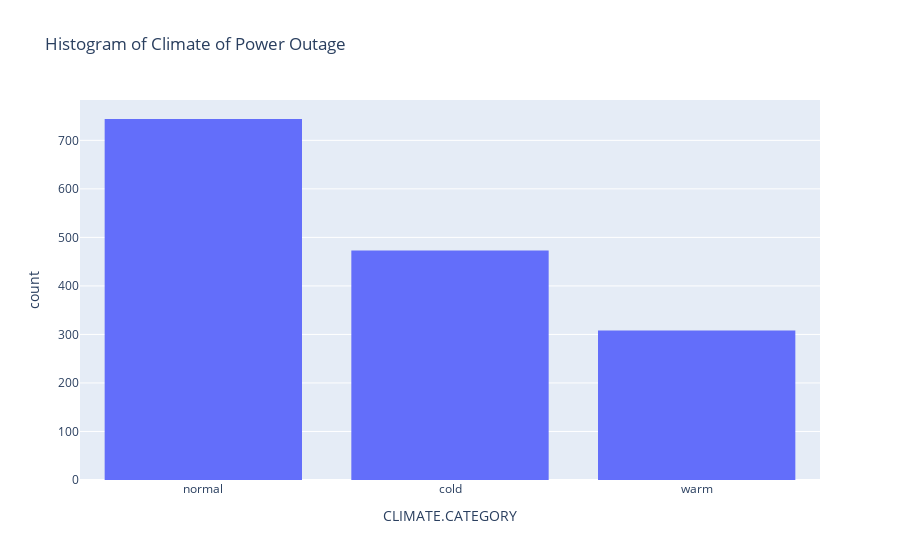

Notebook source saved alongside this figure:
### Code cell
fig2 = px.histogram(df_no_unit, x='CLIMATE.CATEGORY', nbins=30, title='Histogram of Climate of Power Outage')
fig2.show()

### Figure 1 — Plotly figure (JSON) as saved in the notebook; plotly's stock layout.template omitted (floating-point values rounded to 4 significant figures; data arrays with more than 128 entries replaced by an {"elided": "..."} marker saying what was removed)
{"data": [{"alignmentgroup": "True", "bingroup": "x", "hovertemplate": "CLIMATE.CATEGORY=%{x}<br>count=%{y}<extra></extra>", "legendgroup": "", "marker": {"color": "#636efa", "pattern": {"shape": ""}}, "name": "", "nbinsx": 30, "offsetgroup": "", "orientation": "v", "showlegend": false, "type": "histogram", "x": {"elided": "1534 str values"}, "xaxis": "x", "yaxis": "y"}], "layout": {"barmode": "relative", "legend": {"tracegroupgap": 0}, "title": {"text": "Histogram of Climate of Power Outage"}, "xaxis": {"anchor": "y", "domain": [0, 1], "title": {"text": "CLIMATE.CATEGORY"}}, "yaxis": {"anchor": "x", "domain": [0, 1], "title": {"text": "count"}}}}
